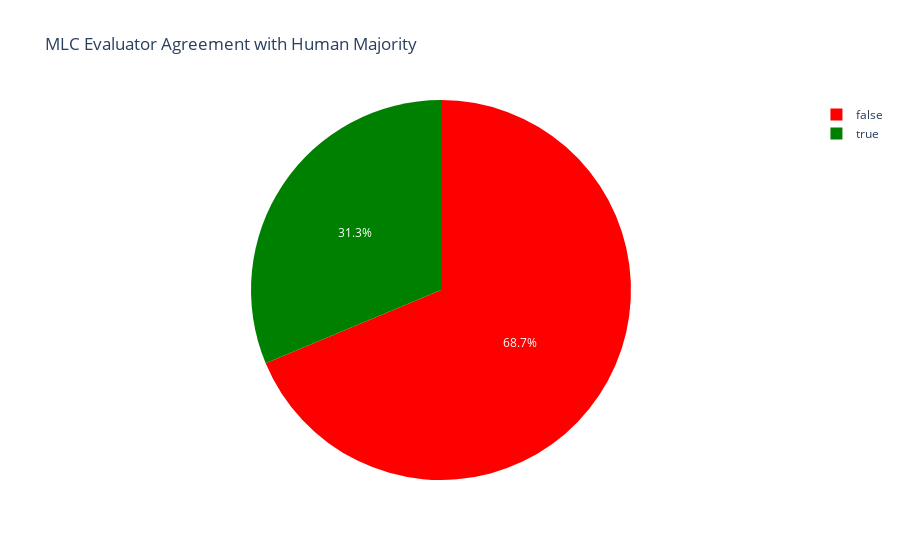

The notebook cell saved with this chart:
### Code cell
# Compare evaluator decisions with majority human vote

fig = px.pie(df, names="evaluator_agreement", title="MLC Evaluator Agreement with Human Majority",
             color_discrete_sequence=["red", "green"])
fig.show()

### Figure 1 — Plotly figure (JSON) as saved in the notebook; plotly's stock layout.template omitted (floating-point values rounded to 4 significant figures; data arrays with more than 128 entries replaced by an {"elided": "..."} marker saying what was removed)
{"data": [{"domain": {"x": [0, 1], "y": [0, 1]}, "hovertemplate": "evaluator_agreement=%{label}<extra></extra>", "labels": {"elided": "8870 bool values"}, "legendgroup": "", "name": "", "showlegend": true, "type": "pie"}], "layout": {"legend": {"tracegroupgap": 0}, "piecolorway": ["red", "green"], "title": {"text": "MLC Evaluator Agreement with Human Majority"}}}
